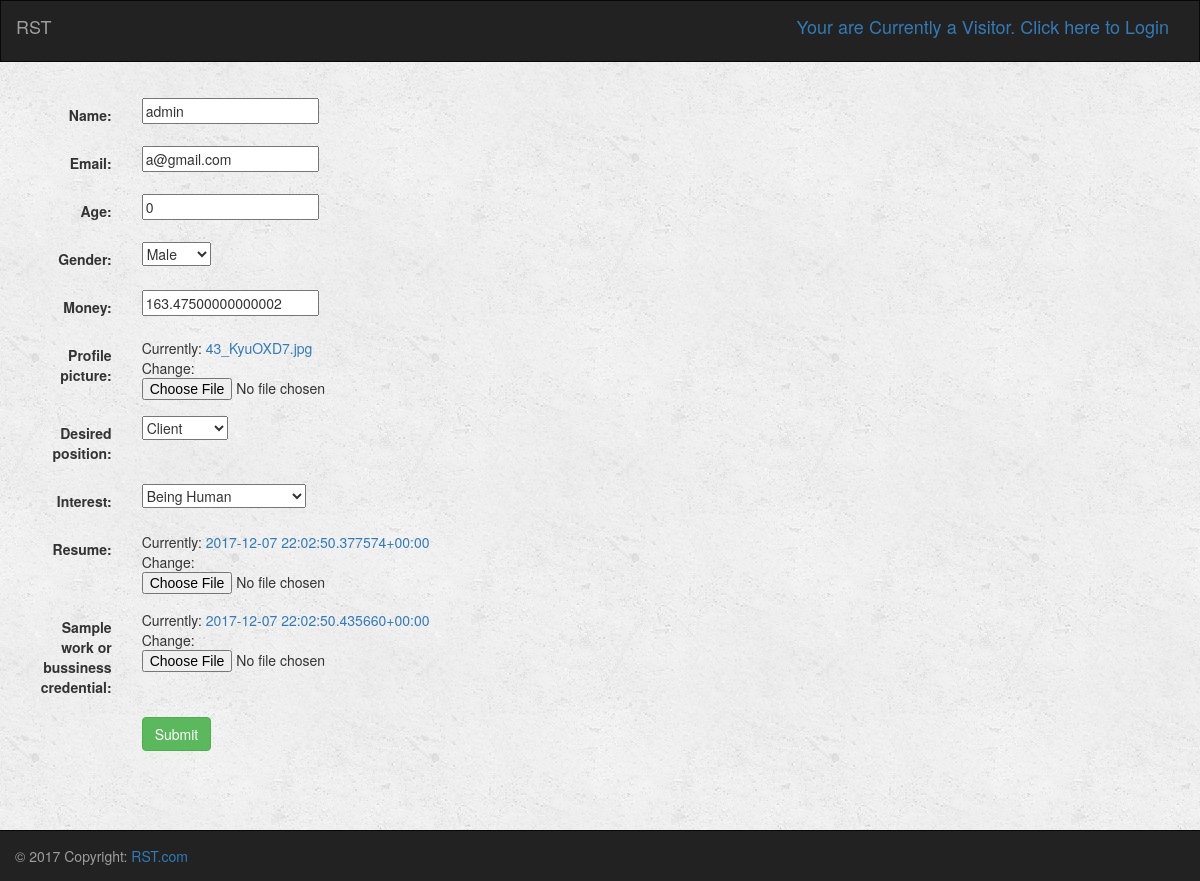
Before: /turk/profile/10/UpdateProfile/10 with the older database file.
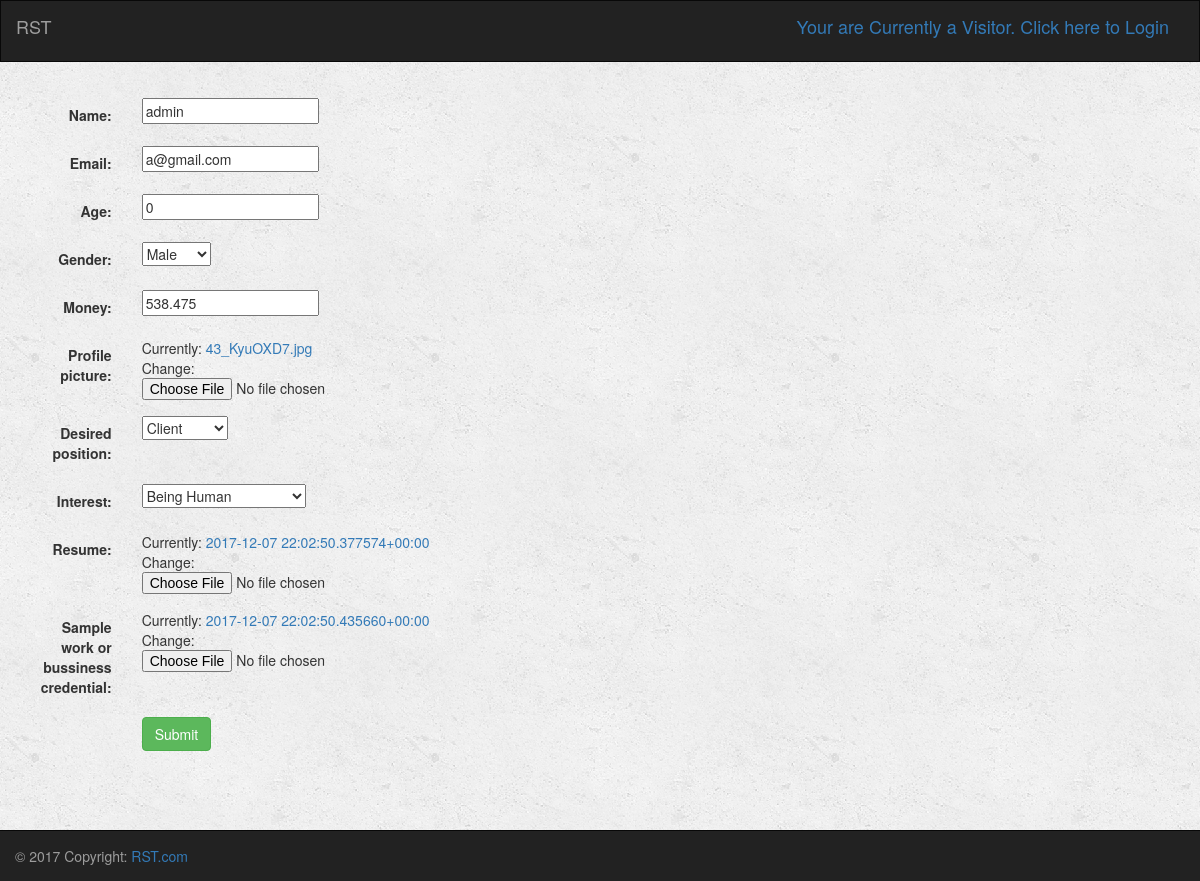
After: the same page with the newer database file.
### turk/models.py (models this page shows, shortened)
class Profile(models.Model):
    user = models.OneToOneField(User, on_delete=models.CASCADE, default=1)
    name = models.CharField(max_length=250)
    age = models.IntegerField(default=0)
    GENDER_CHOICES = (
        ('Male', 'Male'),
        ('Female', 'Female')
    )
    gender = models.CharField(max_length=6, choices=GENDER_CHOICES, default='Male')
    email = models.CharField(max_length=250)
    resume = models.FileField()
    sample_work_or_bussiness_credential = models.FileField()
    RATING_CHOICES=(
        (1, 1),
        (2, 2),
        (3, 3),
        (4, 4),
        (5, 5),
    )
    rating = models.FloatField(choices=RATING_CHOICES, default=5)
    average_rating = models.FloatField(default=0)       # average of rating RECEIVED by others
    rating_count = models.IntegerField(default=0)       # count of rating RECEIVED by others
    total_rating = models.FloatField(default=0)         # total rating RECEIVED by others
    avg_give_rating = models.FloatField(default=0)      # average of rating GIVEN to others
    total_give_rating = models.FloatField(default=0)    # total of rating GIVEN to others
    total_give_count = models.FloatField(default=0)     # count of rating GIVEN to others
    money = models.FloatField(default=0)
    POSITION_CHOICES=(
        ('Temporary', 'Temporary'),
        ('Client', 'Client'),
        ('Developer', 'Developer'),
    )
    position = models.CharField(max_length=9, choices=POSITION_CHOICES, default='Temporary')
    DESIRED_POSITION_CHOICES=(
        ('Client', 'Client'),
        ('Developer', 'Developer'),
    )
    desired_position = models.CharField(max_length=9, choices=DESIRED_POSITION_CHOICES, default='Client')
    profile_picture = models.ImageField(default='default.png')
    interest = models.TextField()
    isBlackListed = models.BooleanField(default=False)
    INTEREST_CHOICES=(
        ('Being Human', 'Being Human'),
        ('Software Development', 'Software Development'),
        ('Video Games', 'Video Games'),
        ('Social Media', 'Social Media'),
        ('Food', 'Food'),
        ('Party', 'Party'),
        ('Entrepreneurship', 'Entrepreneurship'),
        ('Money', 'Money'),
    )
    interest = MultiSelectField(choices=INTEREST_CHOICES, default="Being Human")
    honor_Early_Bird = models.BooleanField(default=False)
    honor_Hard_Worker = models.BooleanField(default=False)
    honor_MILLIONAIRE = models.BooleanField(default=False)
    honor_Job_Supplier = models.BooleanField(default=False)
    honor_Veteran = models.BooleanField(default=False)
    honor_toohardman = models.BooleanField(default=False)
    honor_Cold_Headed_Tim = models.BooleanField(default=False)
    honor_Novice = models.BooleanField(default=True)
    honor_Normie = models.BooleanField(default=False)
    honor_General = models.BooleanField(default=False)
    honor_Lurker = models.BooleanField(default=False)
    num_early = models.IntegerField(default=0)      # number of time dev delivered early
    money_earned = models.FloatField(default=0)     # amount of money dev made
    num_post = models.IntegerField(default=0)       # number of total posts client posted
    num_post_ex = models.IntegerField(default=0)    # number of expired posts client posted
    acc_created = models.DateTimeField(default=datetime.now())   # date of when acc made
    warn_poor = models.BooleanField(default=False)  # avg rating <=2 for >=5 projects
    warn_eval = models.BooleanField(default=False)  # avg rating to others <2 or >4 for >=8 projects
    warn_money = models.BooleanField(default=False) # not enough money to pay
    warn_final = models.BooleanField(default=False) # final warning, next login = gg

### turk/views.py (the view)
# urls.py: url(r'^profile/(?P<user_id>[0-9]+)/UpdateProfile/(?P<pk>[0-9]+)$', views.UpdateProfile.as_view(),
class UpdateProfile(UpdateView):
    model = Profile
    fields = ['name', 'email', 'age', 'gender', 'money', 'profile_picture', 'desired_position', 'interest', 'resume', 'sample_work_or_bussiness_credential']
    success_url = reverse_lazy('turk:index')

### turk/templates/turk/profile_form.html (shortened to what this page needs)
{% extends 'turk/base.html' %}
{% block body %}
    <div class="container-fluid">
        <div class="row">
            <div class="col-sm-12 col-md-7">
                <div class="=panel panel-default">
                    <div class="panel-body">
                        <form class="form-horizontal" action="" method="post" enctype="multipart/form-data">
                            {% include 'turk/form-template.html' %}
                            <div class="form-group">
                                <div class="col-sm-offset-2 col-sm-10">
                                    <button type="submit" class="btn btn-success">Submit</button>
                                </div>
                            </div>
                        </form>
                    </div>
                </div>
            </div>
        </div>
    </div>
{% endblock %}

### turk/templates/turk/form-template.html (shortened to what this page needs)
{% for field in form %}
    <div class="form-group">
        <div class="col-sm-offset-2 col-sm-10">
        </div>
        <label class="control-label col-sm-2">{{ field.label_tag }}</label>
        <div class="col-sm-10">{{ field }}</div>
    </div>
{% endfor %}

Changed rows visible on the page:
changed Profile "admin": money "163.47500000000002" → "538.475"
